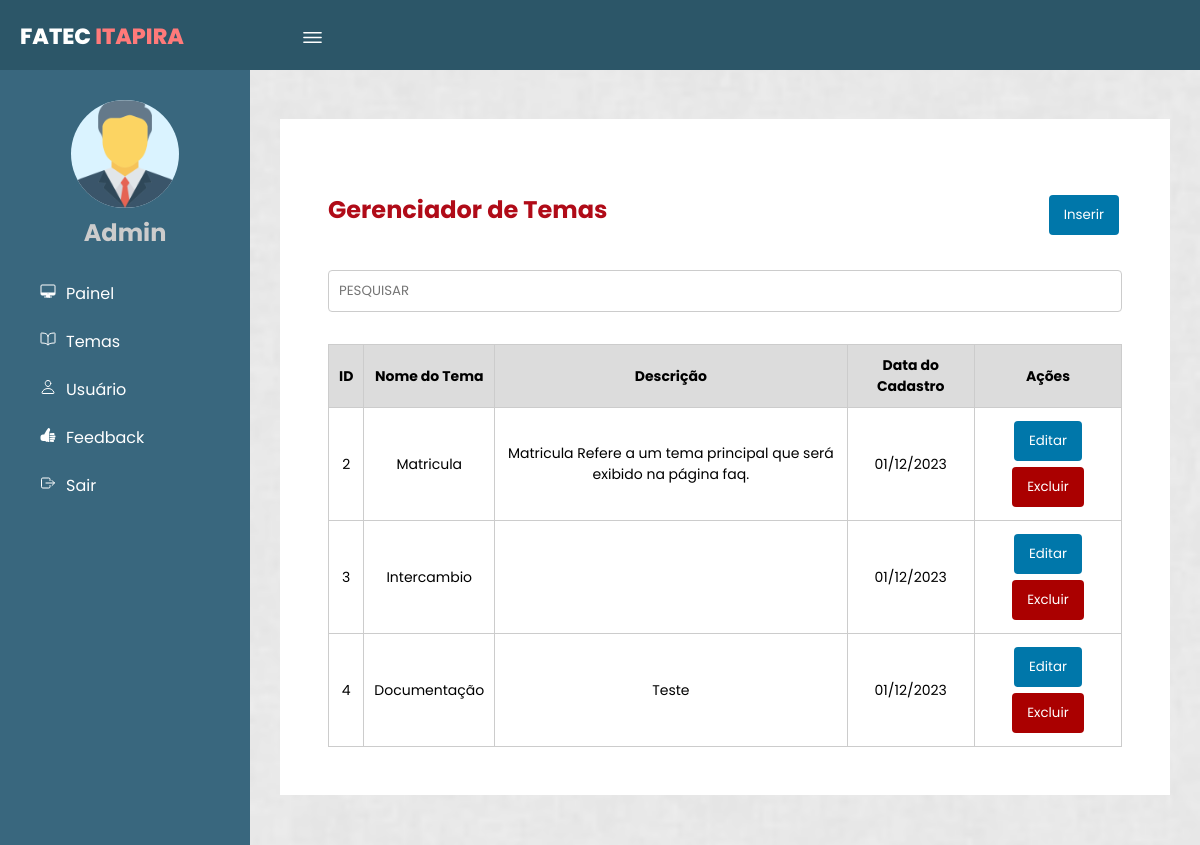
/gerenciarTema.php (signed in), run on the app's committed database.
### tables this page shows
CREATE TABLE `temas` (
  `idTemas` int(10) UNSIGNED NOT NULL,
  `NomeTema` varchar(50) NOT NULL,
  `descricaoTema` text DEFAULT NULL,
  `dataCadastro` date NOT NULL DEFAULT current_timestamp()
);

### Class/Temas.php (called while the page is built, shortened)
<?php
class Temas
{
    private $conn;
    public function __construct($conn)
    {
        $this->conn = $conn;
    }
    public function listarTemas()
    {
        try {
            $sql = "SELECT * FROM temas";
            $stmt = $this->conn->query($sql);
            if ($stmt) {
                return $stmt->fetchAll(PDO::FETCH_ASSOC);
            } else {
                throw new Exception("Erro ao executar a consulta SQL");
            }
        } catch (Exception $e) {
            error_log("Erro ao listar temas: " . $e->getMessage());
            return [];
        }
    }
}
?>

### gerenciarTema.php (the view, shortened to what this page needs)
<?php
require_once 'Class/Temas.php';
require_once 'conexao.php';
$tema = new Temas($conn);
$temas = $tema->listarTemas();
?>
<!DOCTYPE html>
<html lang="pt-br">
<head>
    <link rel="stylesheet" href="css/format.css">
</head>
<body page='lista'>
    <header>
        <label for="check">
            <ion-icon name="menu-outline" id="sidebar_btn"></ion-icon>
        </label>
        <div class="left">
            <h3>Fatec <span>Itapira</span></h3>
        </div>
    </header>
    <div class="sidebar">
        <div class="center">
            <img src="icon/manager_icon_129392.png" class="image" alt="">
            <h2>Admin</h2>
        </div>
        <a href="painelAdmin.php" onclick="vizualizar('lista', true)"><ion-icon
                name="desktop-outline"></ion-icon><span>Painel</span></a>
        <a href="gerenciarTema.php"><ion-icon name="book-outline"></ion-icon><span>Temas</span></a>
        <a href="gerenciarUsuario.php"><ion-icon name="person-outline"></ion-icon><span>Usuário</span></a>
        <a href="Views/listarVisitante.php"><ion-icon name="thumbs-up"></ion-icon></ion-icon><span>Feedback</span></a>
        <a href="login/sairLogin.php"><ion-icon name="exit-outline"></ion-icon><span>Sair</span></a>
    </div>
    <div class="content">
        <div id='listaRegistros'>
        <div class="titulo_ask">
            <h1>Gerenciador de Temas</h1>
            <button id="abrirModal">Inserir</button>
        </div>
            <div style='display: flex;' class="filtro">
                <input style='flex:1' placeholder="PESQUISAR" autofocus id='inputPesquisa' />
            </div>
    <?php if (!empty($temas)): ?>
        <table>
            <tr>
                <thead>
                <th>ID</th>
                <th>Nome do Tema</th>
                <th>Descrição</th>
                <th>Data do Cadastro</th>
                <th>Ações</th>
            </tr>
            <?php foreach ($temas as $lista): ?>
                <tr>
                    <td><?php echo $lista['idTemas']; ?></td>
                    <td><?php echo $lista['NomeTema']; ?></td>
                    <td><?php echo $lista['descricaoTema']; ?></td>
                    <td><?php echo date('d/m/Y', strtotime($lista['dataCadastro'])); ?></td>
                    <td>
                        <a href="Views/editarUsuario.php?id=<?php echo $user['idUsuarios']; ?>" style="display: inline-block;">
                            <button>Editar</button>
                        </a>
                        <form method="post" action="Controllers/excluir_tema.php" style="display: inline-block;">
                            <button type="submit" style="background-color: #a00;" onclick="return confirm('Tem certeza que deseja excluir?');">Excluir</button>
                        </form>
                    </td>
                </tr>
            <?php endforeach; ?>
        </table>
    <?php else: ?>
        <p>Nenhum usuário cadastrado.</p>
    <?php endif; ?>
        </div>
    </div>
</body>
</html>

### css/format.css (style rules this page uses)
* { margin: 0; padding: 0; font-family: "Poppins", sans-serif; }
body { background-color: #e9e9e9; }
header { position: fixed; background: #2c5668; padding: 20px; width: 100%; height: 30px; z-index: 5; }
.left h3 { color: #fff; margin: 0; text-transform: uppercase; font-size: 22px; font-weight: 800; }
.left span { color: #ff7a7a; }
.sidebar { position: fixed; width: 250px; height: 100%; margin-top: 70px; padding-top: 30px; left: 0; background: #39677e; transition: 0.5s; transition-property: left; -webkit-transition: 0.5s; -moz-transition: 0.5s; -ms-transition: 0.5s; -o-transition: 0.5s; }
.sidebar .image { width: 108px; height: 108px; border-radius: 100px; -webkit-border-radius: 100px; -moz-border-radius: 100px; -ms-border-radius: 100px; -o-border-radius: 100px; background-color: #daf3ff; }
.sidebar h2 { color: #ccc; margin-top: 0; margin-bottom: 20px; }
.sidebar a { color: #fff; display: block; width: 100%; line-height: 48px; text-decoration: none; padding-left: 40px; box-sizing: border-box; transition: 0.5s; transition-property: background; }
.sidebar .center { text-align: center; }
.sidebar ion-icon { padding-right: 10px; }
label #sidebar_btn { z-index: 1; position: fixed; left: 300px; color: #fff; font-size: 25px; margin: 5px 0; cursor: pointer; transition: 0.5s; transition-property: color; }
.content { background: url(../img/bg.png) no-repeat; background-size: cover; background-position: center; transition: 0.5s; position: relative; margin-left: 250px; top: 69px; z-index: 1; overflow: hidden; }
div#listaRegistros { background: white; padding: 3rem; margin: 50px 30px; }
#listaRegistros { display: flex; align-items: center; justify-content: center; flex-direction: column; }
body[page="lista"] #listaRegistros { display: block; }
a { text-decoration: none; }
#listaRegistros .filtro { margin: 4vh auto; }
table { width: 100%; border-collapse: collapse; }
thead { background: gainsboro; }
table th, table td { text-align: center; font-size: 14px; padding: 10px; border: solid 1px #ccc; }
button { border: none; border-radius: 4px; cursor: pointer; background-color: #07a; color: #fff; margin: 3px; padding: 10px 15px; -webkit-border-radius: 4px; -moz-border-radius: 4px; -ms-border-radius: 4px; -o-border-radius: 4px; }
input { border: solid 1px #ccc; border-radius: 4px; padding: 10px; }
.titulo_ask { display: flex; justify-content: space-between; margin-block-start: 25px; }
.titulo_ask h1 { color: #b00b18; font-size: 24px; }

### data on the page
temas: idTemas "2", NomeTema "Matricula", descricaoTema "Matricula Refere a um tema principal que será exibido na página faq.", dataCadastro "01/12/2023"
temas: idTemas "3", NomeTema "Intercambio", dataCadastro "01/12/2023"
temas: idTemas "4", NomeTema "Documentação", descricaoTema "Teste", dataCadastro "01/12/2023"
